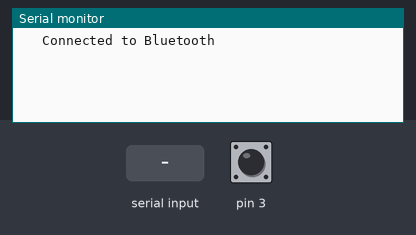
This sketch was run on a simulated Arduino Uno, built with avr-gcc and run on an emulated ATmega328P. On the bench: the last lines printed to the serial monitor. The inputs (shaded band) are chosen by the test bench; at power-on: pin 3 HIGH.

Above: at 3.2 s.
3.3 s: "1" received over the second serial link
At 5.2 s:
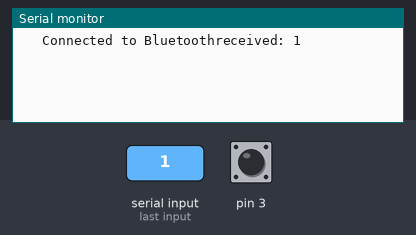
6.0 s: "0" received over the second serial link
At 7.4 s:
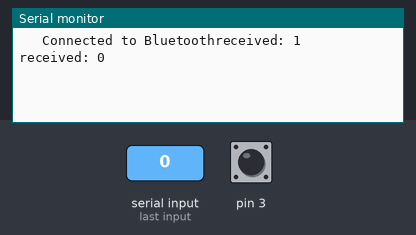
7.5 s: "2" received over the second serial link
At 9.0 s:
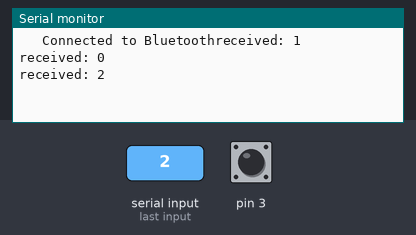

Measured:
- after the input at 3.3 s, the serial monitor: prints a new line after 1.2 s (image 1)
- after the input at 6.0 s, the serial monitor: prints a new line after 1.0 s (image 2)
- after the input at 7.5 s, the serial monitor: prints a new line after 1.0 s (image 3)

The sketch:

bluetooth.ino
```cpp
#include <SoftwareSerial.h>
SoftwareSerial blue(6, 7);   //Rx,Tx

const int bluetooth_state_pin = 15;

String data;
bool got_flag = 0;
void setup()
{
  Serial.begin(9600);
  blue.begin(9600);
//  blue.print("AT+CONA020000000000\n\r");    //50:8C:B1:73:B3:84 // AT+CONA7CEC7945E3F9  //7CEC7945955E
//  delay(4000);
  blue.listen();
  while (!digitalRead(3))
  {
    Serial.println("  Please Pair your Bluetooth   ");
    delay(1000);
  }
  Serial.print("   Connected to Bluetooth");
  delay(2000);
}

void loop()
{
  blue.listen();
  if (blue.available() > 0)
  {
     while(blue.available() > 0)
     {
        data = (blue.readString());
     }
     Serial.println("received: " + String (data));
     got_flag = 1;
  }
  delay(500);
  blue.begin(9600);
  if(got_flag == 1)
  {
    got_flag = 0;
    blue.print("Got data \n");
//    blue.print(data);
    data = "";
//    got_flag = 0;
  }
//  if (data.length() >= 0)
//  {
//    if (data.indexOf("C") >= 0) {
//      data = "";
//      while (1)
//      {
//        while (blue.available() > 0)
//        {
//          data = blue.readString();
//        }
//        if (data.indexOf("U") >= 0) {
//          Serial.print("enter U  ");
//        }
//        if (data.indexOf("L") >= 0) {
//           Serial.print("enter L ");
//        }
//        if (data.indexOf("D") >= 0) {
//          Serial.print("enter D  ");
//        }
//        if (data.indexOf("R") >= 0) {
//           Serial.print("enter R  ");
//        }
//        if (data.indexOf("C") >= 0)
//        {
//          data = "";
//          break;
//        }
//      }
//    }
//  }
}
```
